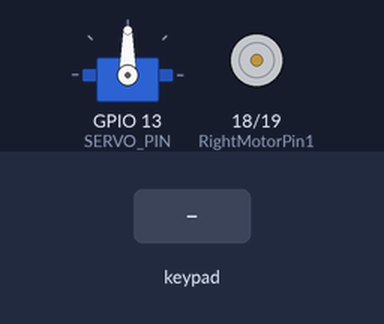
The program below on a simulated ESP32. Parts: servo, motor-driver pin pairs drawn as motors (green arrow = first pin HIGH = forward, orange = second pin HIGH = backward, longer = more drive, scaled by the enable pin). The inputs (shaded band) are chosen by the test bench. What the program prints to the serial monitor is not drawn.

Above: at 1.2 s.
1.3 s: key 'U' pressed
At 1.5 s:
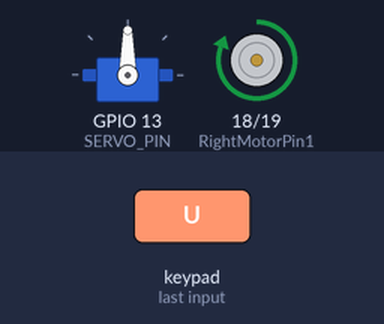
3.2 s: key 'D' pressed
At 3.4 s:
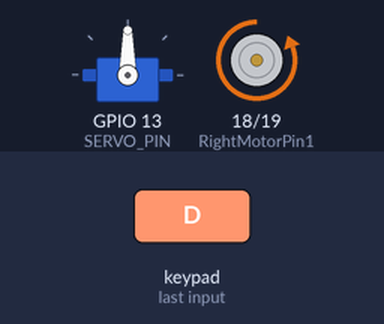
5.1 s: key 'R' pressed
At 5.6 s:
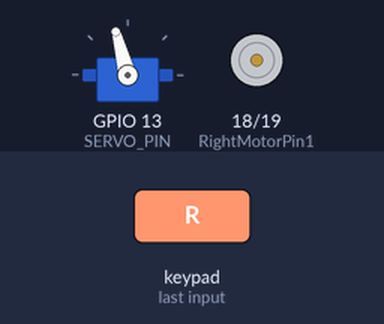
6.6 s: key 'U' pressed
At 6.8 s:
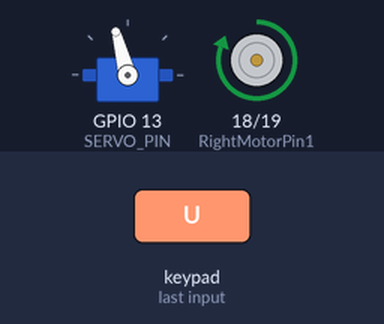
8.5 s: key 'D' pressed
At 8.7 s:
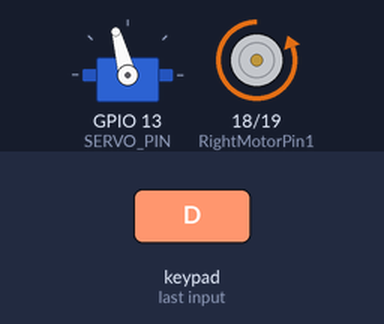
10.4 s: key 'O' pressed
At 10.8 s:
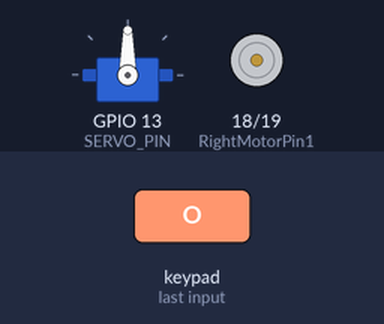
Timing chart, 0 to 13.4 s (numbered marks = the images above; inputs shaded):
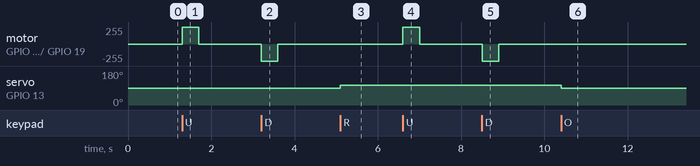

The program:

main.cpp
```cpp
#include <Arduino.h>  // This isn't needed if you are using arduino IDE
#include <ESP32Servo.h> // To use the servo with an ESP32

#define CUSTOM_SETTINGS
#define INCLUDE_GAMEPAD_MODULE // Including the gamepad module to configure the GUI in the mobile app
#include <DabbleESP32.h> // Include the Dabble library to enable bluetooth RC functionnality throught your phone

// Right motot pins (you can use the left but don't forget to wire it correctly)
int enableRightMotor = 23;
int RightMotorPin1 = 18;
int RightMotorPin2 = 19;

// Defining Servo motor pin and Variable
#define SERVO_PIN 13
Servo myServo;

// Maximum speed for the DC motor
#define MAX_MOTOR_SPEED 255

// Declaring the PWM frequency, resolution, and channel of the DC motor
const int PWMFreq = 1000;
const int PWMResolution = 8;
const int rightMotorPWMSpeedChannel = 4;

// Moving forward or backward function
void rotateMotor(int Speed)
{
  if (Speed < 0)
  {
    digitalWrite(RightMotorPin1, LOW);
    digitalWrite(RightMotorPin2, HIGH);
  }
  else if (Speed > 0)
  {
    digitalWrite(RightMotorPin1, HIGH);
    digitalWrite(RightMotorPin2, LOW);
  }
  else
  {
    digitalWrite(RightMotorPin1, LOW);
    digitalWrite(RightMotorPin2, LOW);
  }

  // write the spped to the DC motor on the corresponding channel
  ledcWrite(rightMotorPWMSpeedChannel, abs(Speed));
}

// Pins Setup function
void setUpPinModes()
{
  // Configurging the motor pins as outputs
  pinMode(enableRightMotor, OUTPUT);
  pinMode(RightMotorPin1, OUTPUT);
  pinMode(RightMotorPin2, OUTPUT);

  // Associate the servo motor the his GPIO pin with configuring his mininum value(500 -> 0 degrees) and maximum value (2400 -> 180 degrees)
  myServo.attach(SERVO_PIN, 500, 2400);

  // Sets up the PWM channel
  ledcSetup(rightMotorPWMSpeedChannel, PWMFreq, PWMResolution);

  // Link a specific GPIO pin to the PWM channel
  ledcAttachPin(enableRightMotor, rightMotorPWMSpeedChannel);

  // Initially the motor is Stopped and the servo is configured in a way that the front and back wheels axis are parallels
  rotateMotor(0);
  myServo.write(90);
}

void setup()
{
  // Calling the setup function
  setUpPinModes();

  // Using dabble and assowicate this name for the car (you can chose whatever you want)
  Dabble.begin("MyBluetoothCar");
}

void loop()
{
  // Declaring initial speed
  int Speed = 0;

  // Analyse input from the Dabble app
  Dabble.processInput();

  // If isUp button is pressed then move forward
  if (GamePad.isUpPressed())
  {
    Speed = MAX_MOTOR_SPEED;
  }

  // If isDown button is pressed then move backward
  else if (GamePad.isDownPressed())
  {
    Speed = -MAX_MOTOR_SPEED;
  }

  // If isRight button is pressed the deviate to the right
  else if (GamePad.isRightPressed())
  {
    myServo.write(105); // Change this depending on the servo's position in the car chasis you are using
  }

  // If isLeft button is pressed the deviate to the left
  else if (GamePad.isLeftPressed())
  {
    myServo.write(80); // Change this depending on the servo's position in the car chasis you are using
  }

  // If isCircle button is pressed the return the front wheels to their initial position
  else if (GamePad.isCirclePressed())
    myServo.write(90);

  // If none of the above is presseed then the car stops
  else
  {
    Speed = 0;
  }

  // Using Serial Monitor for debugging purposes
  Serial.print("Motor Speed: ");
  Serial.println(Speed);

  // Calling the moving function depending on the speed variable
  rotateMotor(Speed);
}
```

Measured:
- after the input at 1.3 s, motor on GPIO 18 (RightMotorPin1) / GPIO 19 (RightMotorPin2): stopped → forward 255/255 at once, → stopped 0.40 s later
- after the input at 3.2 s, motor on GPIO 18 (RightMotorPin1) / GPIO 19 (RightMotorPin2): stopped → backward 255/255 at once, → stopped 0.40 s later
- after the input at 5.1 s, servo on GPIO 13 (SERVO_PIN): 90° → 105° at once
- after the input at 6.6 s, motor on GPIO 18 (RightMotorPin1) / GPIO 19 (RightMotorPin2): stopped → forward 255/255 at once, → stopped 0.40 s later
- after the input at 8.5 s, motor on GPIO 18 (RightMotorPin1) / GPIO 19 (RightMotorPin2): stopped → backward 255/255 at once, → stopped 0.40 s later
- after the input at 10.4 s, servo on GPIO 13 (SERVO_PIN): 105° → 90° at once
